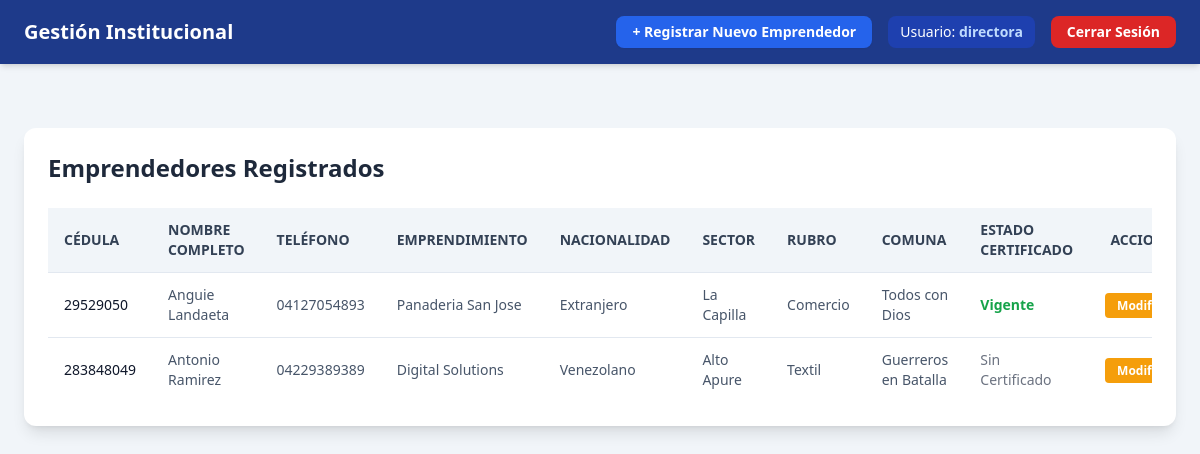
/dashboard (signed in), run on the app's committed database.
### app.py (models this page shows)
class EmprendedorDB(Base):
    __tablename__ = "emprendedores"
    id = Column(Integer, primary_key=True, index=True)
    cedula = Column(String, unique=True, index=True)
    nombre = Column(String)
    apellido = Column(String)
    telefono = Column(String)
    nombre_emprendimiento = Column(String)
    nacionalidad = Column(String)
    comuna = Column(String)
    rubro = Column(String)
    sector = Column(String)
    tiene_certificado = Column(Boolean, default=False)
    fecha_emision = Column(Date, nullable=True)

### app.py (the view)
@app.get("/dashboard", response_class=HTMLResponse)
def dashboard(request: Request):
    username = request.cookies.get("user_session")
    if not username:
        return RedirectResponse(url="/")
    db = SessionLocal()
    emprendedores = db.query(EmprendedorDB).all()
    db.close()
    lista_procesada = []
    for e in emprendedores:
        estado_cert = "Sin Certificado"
        clase_css = "text-gray-500"
        if e.tiene_certificado and e.fecha_emision:
            anos = (datetime.now().date() - e.fecha_emision).days / 365.25
            if anos > 3:
                estado_cert = "Vencido"
                clase_css = "text-black-600 font-bold"
            else:
                estado_cert = "Vigente"
                clase_css = "text-green-600 font-bold"
        lista_procesada.append({
            "id": e.id,
            "cedula": e.cedula,
            "nombre_completo": f"{e.nombre} {e.apellido}",
            "telefono": e.telefono,
            "emprendimiento": e.nombre_emprendimiento,
            "nacionalidad": e.nacionalidad,
            "sector": e.sector,
            "rubro": e.rubro,
            "comuna": e.comuna,
            "estado_cert": estado_cert,
            "clase_css": clase_css
        })
    return templates.TemplateResponse(request, "dashboard.html", {
        "user": username, "emprendedores": lista_procesada
    })

### templates/dashboard.html (shortened to what this page needs)
<!DOCTYPE html>
<html lang="es">
<head>
    <script src="https://cdn.tailwindcss.com"></script>
</head>
<body class="bg-slate-100 min-h-screen">
    <nav class="bg-blue-900 text-white shadow-md mb-8">
        <div class="max-w-7xl mx-auto px-6 py-4 flex justify-between items-center">
            <h1 class="text-xl font-bold">Gestión Institucional</h1>
            <div class="flex items-center space-x-4">
                <a href="/registro" class="bg-blue-600 hover:bg-blue-500 text-white px-4 py-1.5 rounded-lg text-sm font-semibold transition duration-200 shadow-sm">
                    + Registrar Nuevo Emprendedor
                </a>
                <span class="text-sm bg-blue-800 px-3 py-1.5 rounded-lg">
                    Usuario: <strong class="text-blue-200">{{ user }}</strong>
                </span>
                <a href="/logout" class="bg-red-600 hover:bg-red-700 text-white px-4 py-1.5 rounded-lg text-sm font-semibold transition duration-200">
                    Cerrar Sesión
                </a>
            </div>
        </div>
    </nav>
    <main class="max-w-7xl mx-auto px-6 py-8">
        <div class="bg-white rounded-xl shadow-lg p-6">
            <h2 class="text-2xl font-bold text-slate-800 mb-6">Emprendedores Registrados</h2>
            <div class="overflow-x-auto">
                <table class="w-full text-left border-collapse">
                    <thead>
                        <tr class="bg-slate-100 border-b border-slate-200 text-slate-700 text-sm uppercase font-semibold">
                            <th class="py-3 px-4">Cédula</th>
                            <th class="py-3 px-4">Nombre Completo</th>
                            <th class="py-3 px-4">Teléfono</th>
                            <th class="py-3 px-4">Emprendimiento</th>
                            <th class="py-3 px-4">Nacionalidad</th>
                            <th class="py-3 px-4">Sector</th>
                            <th class="py-3 px-4">Rubro</th>
                            <th class="py-3 px-4">Comuna</th>
                            <th class="py-3 px-4">Estado Certificado</th>
                            <th class="py-3 px-4 text-center">Acciones</th>
                        </tr>
                    </thead>
                    <tbody class="divide-y divide-slate-200 text-slate-600 text-sm">
                        {% for e in emprendedores %}
                        <tr class="hover:bg-slate-50 transition duration-150">
                            <td class="py-3 px-4 font-medium text-slate-900">{{ e.cedula }}</td>
                            <td class="py-3 px-4">{{ e.nombre_completo }}</td>
                            <td class="py-3 px-4">{{ e.telefono }}</td>
                            <td class="py-3 px-4">{{ e.emprendimiento }}</td>
                            <td class="py-3 px-4">{{ e.nacionalidad }}</td>
                            <td class="py-3 px-4">{{ e.sector }}</td>
                            <td class="py-3 px-4">{{ e.rubro }}</td>
                            <td class="py-3 px-4">{{ e.comuna }}</td>
                            <td class="py-3 px-4 {{ e.clase_css }}">{{ e.estado_cert }}</td>
                            <td class="py-3 px-4 text-center">
                                <a href="/editar/{{ e.id }}"
                                   class="bg-amber-500 hover:bg-amber-600 text-white px-3 py-1 rounded text-xs font-semibold transition duration-150">
                                    Modificar
                                </a>
                            </td>
                        </tr>
                        {% endfor %}
                    </tbody>
                </table>
            </div>
        </div>
    </main>
</body>
</html>

### data on the page
EmprendedorDB: cedula "29529050", nombre_completo "Anguie Landaeta", telefono "04127054893", emprendimiento "Panaderia San Jose", nacionalidad "Extranjero", sector "La Capilla", rubro "Comercio", comuna "Todos con Dios", estado_cert "Vigente"
EmprendedorDB: cedula "283848049", nombre_completo "Antonio Ramirez", telefono "04229389389", emprendimiento "Digital Solutions", nacionalidad "Venezolano", sector "Alto Apure", rubro "Textil", comuna "Guerreros en Batalla", estado_cert "Sin Certificado"

### other printed values
{{ user }} "directora"
